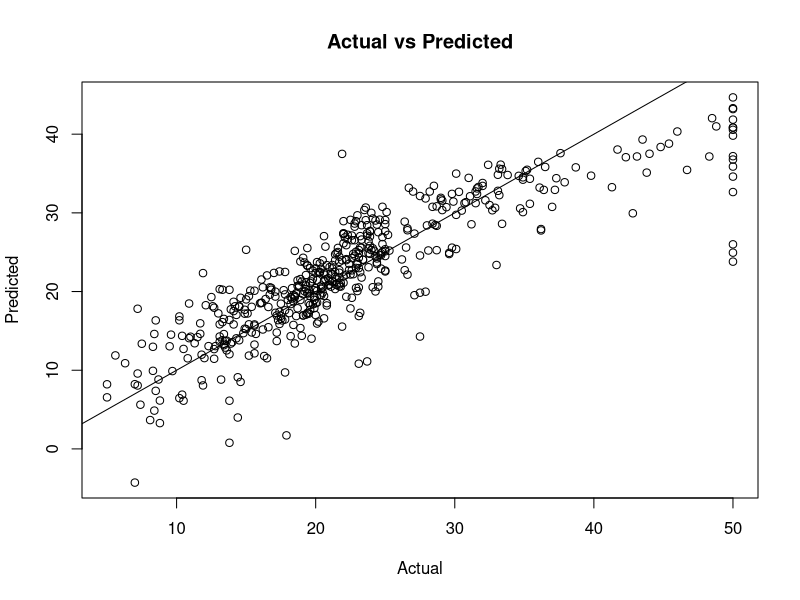
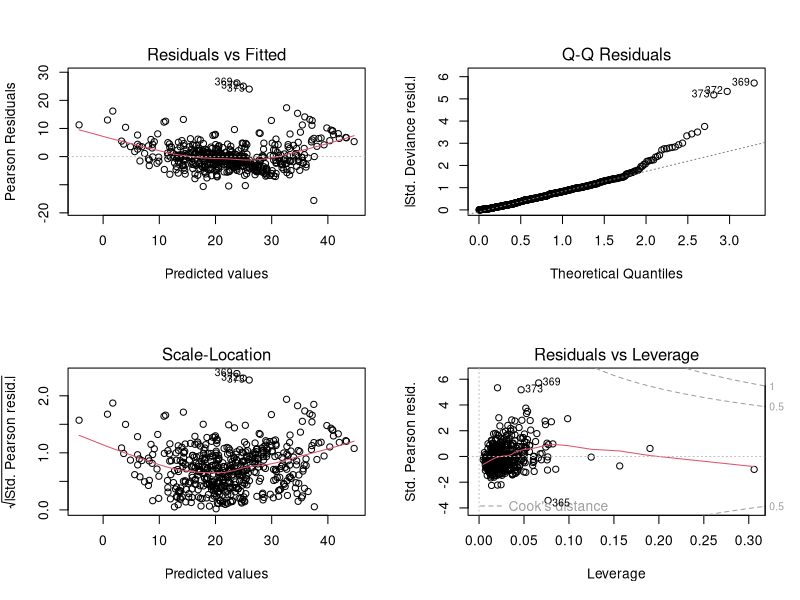

The R script that drew these images, in order:
# Load necessary libraries
library(MASS)

# Load the Boston dataset
data("Boston")

# View the first few rows of the dataset
head(Boston)

# Summary of the dataset
summary(Boston)

# Fit a GLM
glm_model <- glm(medv ~ ., data = Boston, family = gaussian())

# Summarize the model
summary(glm_model)

# Predicted values
predictions <- predict(glm_model, Boston)

# Calculate Mean Squared Error (MSE)
mse <- mean((Boston$medv - predictions)^2)
print(paste("Mean Squared Error: ", mse))

# Plot actual vs predicted values
plot(Boston$medv, predictions, xlab = "Actual", ylab = "Predicted", main = "Actual vs Predicted")
abline(0, 1)

# Residuals plot
par(mfrow = c(2, 2))
plot(glm_model)

# Reset plotting layout
par(mfrow = c(1, 1))

